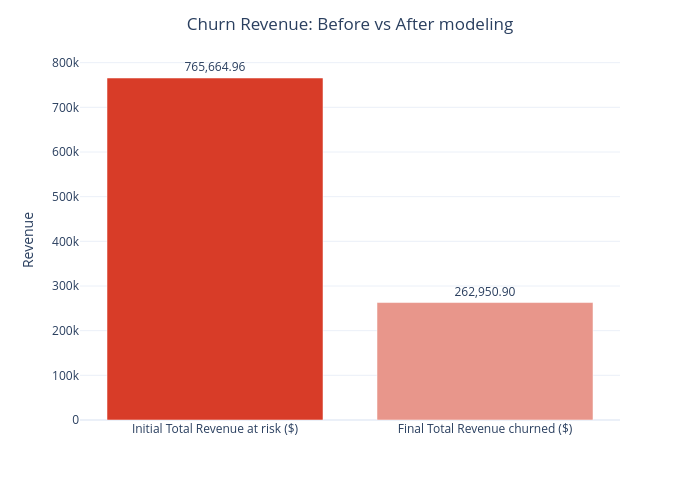

Here is the notebook cell this chart was saved with:
### Code cell
revenue_chart_df = pd.DataFrame({
    'Stage': [
        'Initial Total Revenue at risk ($)',
        'Final Total Revenue churned ($)',
    ],
    'Value': [
        total_at_risk_revenue,
        total_at_risk_revenue - saved_revenue,
    ]
})

fig_revenue = px.bar(
    revenue_chart_df,
    x='Stage',
    y='Value',
    text='Value',
    color='Stage',
    color_discrete_sequence=['#D83C28',"#E8968B"]
)

fig_revenue.update_traces(
    texttemplate='%{text:,.2f}',
    textposition='outside'
)

fig_revenue.update_layout(template='plotly_white',
    title=dict(text='Churn Revenue: Before vs After modeling', x=0.5),
    showlegend=False,
    width=700,
    height=500,
    #plot_bgcolor='white',
    yaxis_title='Revenue',
    xaxis_title=''
)

fig_revenue.show()

### Figure 1 — Plotly figure (JSON) as saved in the notebook; plotly's stock layout.template omitted (floating-point values rounded to 4 significant figures)
{"data": [{"hovertemplate": "Stage=%{x}<br>Value=%{text}<extra></extra>", "legendgroup": "Initial Total Revenue at risk ($)", "marker": {"color": "#D83C28", "pattern": {"shape": ""}}, "name": "Initial Total Revenue at risk ($)", "orientation": "v", "showlegend": true, "text": [765700.0], "textposition": "outside", "texttemplate": "%{text:,.2f}", "type": "bar", "x": ["Initial Total Revenue at risk ($)"], "xaxis": "x", "y": [765700.0], "yaxis": "y"}, {"hovertemplate": "Stage=%{x}<br>Value=%{text}<extra></extra>", "legendgroup": "Final Total Revenue churned ($)", "marker": {"color": "#E8968B", "pattern": {"shape": ""}}, "name": "Final Total Revenue churned ($)", "orientation": "v", "showlegend": true, "text": [263000.0], "textposition": "outside", "texttemplate": "%{text:,.2f}", "type": "bar", "x": ["Final Total Revenue churned ($)"], "xaxis": "x", "y": [263000.0], "yaxis": "y"}], "layout": {"barmode": "relative", "height": 500, "legend": {"title": {"text": "Stage"}, "tracegroupgap": 0}, "margin": {"t": 60}, "showlegend": false, "title": {"text": "Churn Revenue: Before vs After modeling", "x": 0.5}, "width": 700, "xaxis": {"anchor": "y", "categoryarray": ["Initial Total Revenue at risk ($)", "Final Total Revenue churned ($)"], "categoryorder": "array", "domain": [0, 1], "title": {"text": ""}}, "yaxis": {"anchor": "x", "domain": [0, 1], "title": {"text": "Revenue"}}}}
